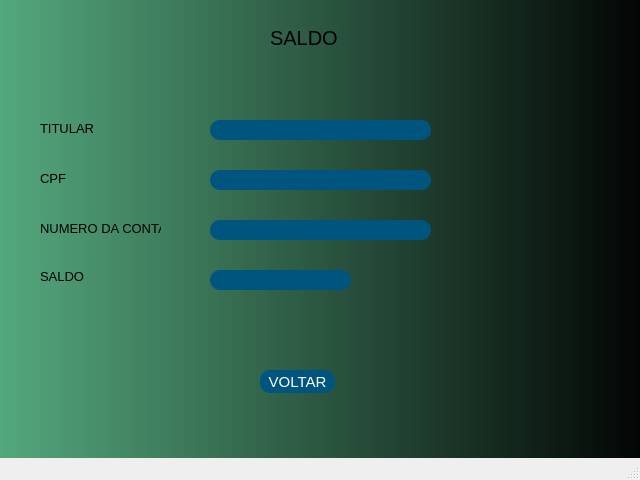
<?xml version="1.0" encoding="UTF-8"?>
<ui version="4.0">
 <class>MainWindow</class>
 <widget class="QMainWindow" name="MainWindow">
  <property name="geometry">
   <rect>
    <x>0</x>
    <y>0</y>
    <width>640</width>
    <height>480</height>
   </rect>
  </property>
  <property name="windowTitle">
   <string>MainWindow</string>
  </property>
  <widget class="QWidget" name="centralwidget">
   <widget class="QFrame" name="frame">
    <property name="geometry">
     <rect>
      <x>-10</x>
      <y>-30</y>
      <width>671</width>
      <height>501</height>
     </rect>
    </property>
    <property name="styleSheet">
     <string notr="true">background-color: qlineargradient(spread:pad, x1:0, y1:0, x2:1, y2:0, stop:0 rgba(85, 170, 127, 255), stop:1 rgba(0, 0, 0, 255));</string>
    </property>
    <property name="frameShape">
     <enum>QFrame::StyledPanel</enum>
    </property>
    <property name="frameShadow">
     <enum>QFrame::Raised</enum>
    </property>
    <widget class="QLabel" name="label">
     <property name="geometry">
      <rect>
       <x>280</x>
       <y>60</y>
       <width>71</width>
       <height>16</height>
      </rect>
     </property>
     <property name="font">
      <font>
       <pointsize>15</pointsize>
      </font>
     </property>
     <property name="styleSheet">
      <string notr="true">background-color:rgba(70, 135, 110, 5);</string>
     </property>
     <property name="text">
      <string>SALDO</string>
     </property>
    </widget>
    <widget class="QLabel" name="label_2">
     <property name="geometry">
      <rect>
       <x>50</x>
       <y>150</y>
       <width>61</width>
       <height>16</height>
      </rect>
     </property>
     <property name="font">
      <font>
       <pointsize>10</pointsize>
      </font>
     </property>
     <property name="styleSheet">
      <string notr="true">background-color:rgba(70, 135, 110, 5);</string>
     </property>
     <property name="text">
      <string>TITULAR</string>
     </property>
    </widget>
    <widget class="QLabel" name="label_3">
     <property name="geometry">
      <rect>
       <x>50</x>
       <y>200</y>
       <width>31</width>
       <height>16</height>
      </rect>
     </property>
     <property name="font">
      <font>
       <pointsize>10</pointsize>
      </font>
     </property>
     <property name="styleSheet">
      <string notr="true">background-color:rgba(70, 135, 110, 5);</string>
     </property>
     <property name="text">
      <string>CPF</string>
     </property>
    </widget>
    <widget class="QLabel" name="label_4">
     <property name="geometry">
      <rect>
       <x>50</x>
       <y>250</y>
       <width>121</width>
       <height>16</height>
      </rect>
     </property>
     <property name="font">
      <font>
       <pointsize>10</pointsize>
      </font>
     </property>
     <property name="styleSheet">
      <string notr="true">background-color:rgba(70, 135, 110, 5);</string>
     </property>
     <property name="text">
      <string>NUMERO DA CONTA</string>
     </property>
    </widget>
    <widget class="QLineEdit" name="lineEdit">
     <property name="geometry">
      <rect>
       <x>220</x>
       <y>150</y>
       <width>221</width>
       <height>20</height>
      </rect>
     </property>
     <property name="font">
      <font>
       <pointsize>10</pointsize>
      </font>
     </property>
     <property name="styleSheet">
      <string notr="true">QLineEdit{
background-color: rgb(0, 85, 127);
color: rgb(255, 255, 255);
border-radius:10px

}</string>
     </property>
    </widget>
    <widget class="QLineEdit" name="lineEdit_2">
     <property name="geometry">
      <rect>
       <x>220</x>
       <y>200</y>
       <width>221</width>
       <height>20</height>
      </rect>
     </property>
     <property name="font">
      <font>
       <pointsize>10</pointsize>
      </font>
     </property>
     <property name="styleSheet">
      <string notr="true">QLineEdit{
background-color: rgb(0, 85, 127);
color: rgb(255, 255, 255);
border-radius:10px

}</string>
     </property>
    </widget>
    <widget class="QLineEdit" name="lineEdit_3">
     <property name="geometry">
      <rect>
       <x>220</x>
       <y>250</y>
       <width>221</width>
       <height>20</height>
      </rect>
     </property>
     <property name="font">
      <font>
       <pointsize>10</pointsize>
      </font>
     </property>
     <property name="styleSheet">
      <string notr="true">QLineEdit{
background-color: rgb(0, 85, 127);
color: rgb(255, 255, 255);
border-radius:10px

}</string>
     </property>
    </widget>
    <widget class="QPushButton" name="pushButton">
     <property name="geometry">
      <rect>
       <x>270</x>
       <y>400</y>
       <width>75</width>
       <height>23</height>
      </rect>
     </property>
     <property name="font">
      <font>
       <pointsize>11</pointsize>
      </font>
     </property>
     <property name="cursor">
      <cursorShape>PointingHandCursor</cursorShape>
     </property>
     <property name="styleSheet">
      <string notr="true">QPushButton{
background-color: rgb(0, 85, 127);
color: rgb(255, 255, 255);
border-radius:10px

}

QPushButton:hover{
	background-color: rgb(255, 255, 255);
	color: rgb(0, 0, 0);
}</string>
     </property>
     <property name="text">
      <string>VOLTAR</string>
     </property>
    </widget>
    <widget class="QLabel" name="label_5">
     <property name="geometry">
      <rect>
       <x>50</x>
       <y>300</y>
       <width>47</width>
       <height>13</height>
      </rect>
     </property>
     <property name="font">
      <font>
       <pointsize>10</pointsize>
      </font>
     </property>
     <property name="styleSheet">
      <string notr="true">background-color:rgba(70, 135, 110, 5);</string>
     </property>
     <property name="text">
      <string>SALDO</string>
     </property>
    </widget>
    <widget class="QLineEdit" name="lineEdit_4">
     <property name="geometry">
      <rect>
       <x>220</x>
       <y>300</y>
       <width>141</width>
       <height>20</height>
      </rect>
     </property>
     <property name="font">
      <font>
       <pointsize>10</pointsize>
      </font>
     </property>
     <property name="styleSheet">
      <string notr="true">QLineEdit{
background-color: rgb(0, 85, 127);
color: rgb(255, 255, 255);
border-radius:10px

}</string>
     </property>
    </widget>
   </widget>
  </widget>
  <widget class="QMenuBar" name="menubar">
   <property name="geometry">
    <rect>
     <x>0</x>
     <y>0</y>
     <width>640</width>
     <height>21</height>
    </rect>
   </property>
  </widget>
  <widget class="QStatusBar" name="statusbar"/>
 </widget>
 <resources/>
 <connections/>
</ui>
